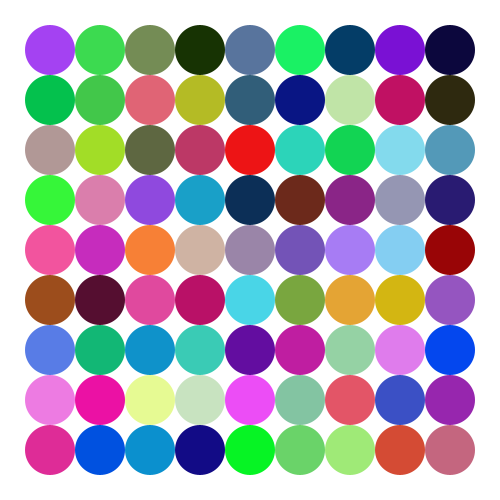
Frame 1 (no input)
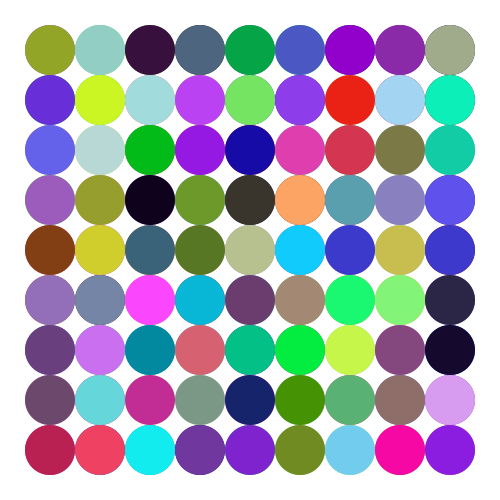
Frame 2 (the mouse pressed at the canvas centre, redrawn once)

The Processing sketch that drew these frames (run headless with seeded random() and noise(); the mouse was pressed at the canvas centre and the sketch redrawn once):

// Processing sketch: processing_61160
// ── processing_61160.pde

void setup()//função que define o set up
{
  size(500,500);//tamanho da janela
  background(255);//cor da janela
  noStroke();//sem outline
  smooth();//suaviza o desenho
  noLoop();//nao repete
}
void draw()//função que define o desenho
{
  for(int y=1;y<10;y=y+1)//ciclo y que gera um número até 10 objectos
{
  for(int x=1;x<10;x=x+1)//ciclo x que gera um número até 10 objectos
{    
   fill (random(255),random(255),random(255));//gera cores aleatórias nos circulos
  ellipse(x*50,y*50,50,50);//desenha um circulo de acordo com os valores gerados
    
    
}
}
}
